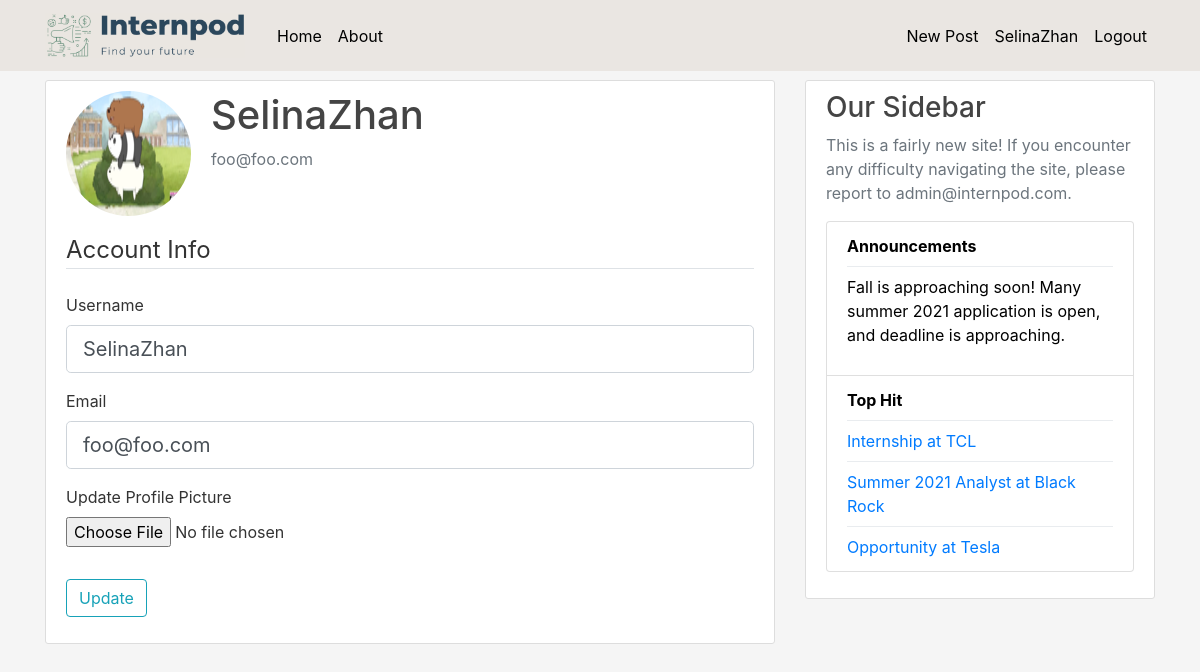
Page /account (signed in) on the committed database.
### flaskblog/models.py (models this page shows, shortened)
class User(db.Model, UserMixin):
    id = db.Column(db.Integer, primary_key=True)
    username = db.Column(db.String(20), unique=True, nullable=False)
    email = db.Column(db.String(120), unique=True, nullable=False)
    image_file = db.Column(db.String(20), nullable=False, default='default.png')
    password = db.Column(db.String(60), nullable=False)
    posts = db.relationship('Post', backref='author', lazy=True)
    comments = db.relationship('Comment', backref='commenter', lazy=True)
    liked = db.relationship( 'Like', backref='Liker', lazy=True)

class Post(db.Model):
    id = db.Column(db.Integer, primary_key=True)
    title = db.Column(db.String(100), nullable=False)
    date_posted = db.Column(db.DateTime, nullable=False, default=datetime.utcnow)
    content = db.Column(db.Text, nullable=False)
    user_id = db.Column(db.Integer, db.ForeignKey('user.id'), nullable=False)
    likes = db.relationship('Like', backref='post', lazy='dynamic')
    comments = db.relationship('Comment', backref='comments', lazy='dynamic')

### flaskblog/routes.py (the view)
@app.route("/account", methods=['GET', 'POST'])
@login_required
def account():
    posts = db.session.query(Post).order_by(Post.id.desc())
    form = UpdateAccountForm()
    if form.validate_on_submit():
        if form.picture.data:
            picture_file = save_picture(form.picture.data)
            current_user.image_file = picture_file
        current_user.username = form.username.data
        current_user.email = form.email.data
        db.session.commit()
        flash('Your account has been updated!', 'success')
        return redirect(url_for('account'))
    elif request.method == 'GET':
        form.username.data = current_user.username
        form.email.data = current_user.email
    image_file = url_for('static', filename='profile_pics/' + current_user.image_file)
    return render_template('account.html', title='Account',
                           image_file=image_file, form=form, posts = posts)

### flaskblog/forms.py (shortened to what this page needs)
class UpdateAccountForm(FlaskForm):
    username = StringField('Username',
                           validators=[DataRequired(), Length(min=2, max=20)])
    email = StringField('Email',
                        validators=[DataRequired(), Email()])
    picture = FileField('Update Profile Picture', validators=[FileAllowed(['jpg', 'png', 'pdf'])])
    submit = SubmitField('Update')

### flaskblog/models.py (called while the page is built)
@login_manager.user_loader
def load_user(user_id):
    return User.query.get(int(user_id))

### flaskblog/templates/account.html (shortened to what this page needs)
{% extends "layout.html" %}
{% block content %}
    <div class="content-section">
      <div class="media">
        <img class="rounded-circle account-img" src="{{ image_file }}">
        <div class="media-body">
          <h2 class="account-heading">{{ current_user.username }}</h2>
          <p class="text-secondary">{{ current_user.email }}</p>
        </div>
      </div>
        <form method="POST" action="" enctype="multipart/form-data">
            <fieldset class="form-group">
                <legend class="border-bottom mb-4">Account Info</legend>
                <div class="form-group">
                    {{ form.username.label(class="form-control-label") }}
                    {% if form.username.errors %}
                        {{ form.username(class="form-control form-control-lg is-invalid") }}
                        <div class="invalid-feedback">
                            {% for error in form.username.errors %}
                                <span>{{ error }}</span>
                            {% endfor %}
                        </div>
                    {% else %}
                        {{ form.username(class="form-control form-control-lg") }}
                    {% endif %}
                </div>
                <div class="form-group">
                    {{ form.email.label(class="form-control-label") }}
                    {% if form.email.errors %}
                        {{ form.email(class="form-control form-control-lg is-invalid") }}
                        <div class="invalid-feedback">
                            {% for error in form.email.errors %}
                                <span>{{ error }}</span>
                            {% endfor %}
                        </div>
                    {% else %}
                        {{ form.email(class="form-control form-control-lg") }}
                    {% endif %}
                </div>
                <div class="form-group">
                    {{ form.picture.label() }}
                    {{ form.picture(class="form-control-file") }}
                </div>
            </fieldset>
            <div class="form-group">
                {{ form.submit(class="btn btn-outline-info") }}
            </div>
        </form>
    </div>
{% endblock content %}

### flaskblog/templates/layout.html (shortened to what this page needs)
<!DOCTYPE html>
<html>
<head>
    <link rel="stylesheet" href="https://maxcdn.bootstrapcdn.com/bootstrap/4.0.0/css/bootstrap.min.css">
    <link rel="stylesheet" type="text/css" href="{{ url_for('static', filename='main.css') }}">
    <link href="https://cdn.jsdelivr.net/npm/summernote@0.8.18/dist/summernote.min.css" rel="stylesheet">
</head>
<body style="background-color:#f5f5f5;">
    <header class="site-header">
      <nav class="navbar navbar-expand-md navbar-dark bg-steel fixed-top" style="background-color: #eae6e2;">
        <div class="container">
          <a class="navbar-brand mr-4" href="/"><img src="../static/logo/navibarlogo.jpg" class="img-fluid" alt="Responsive image" width="200" height="200"></a>
          <div class="collapse navbar-collapse" id="navbarToggle">
            <div class="navbar-nav mr-auto">
              <a class="nav-item nav-link" style="color:#000000;" href="{{ url_for('home') }}">Home</a>
              <a class="nav-item nav-link" style="color:#000000;"href="{{ url_for('about') }}">About</a>
            </div>
            <div class="navbar-nav">
              {% if current_user.is_authenticated %}
                <a class="nav-item nav-link" style="color:#000000;" href="{{ url_for('new_post') }}"> New Post</a>
                <a class="nav-item nav-link" style="color:#000000;" href="{{ url_for('account') }}">{{current_user.username}}</a>
                <a class="nav-item nav-link" style="color:#000000;" href="{{ url_for('logout') }}">Logout</a>
              {% else %}
                <a class="nav-item nav-link" style="color:#000000;" href="{{ url_for('login') }}">Login</a>
                <a class="nav-item nav-link" style="color:#000000;" href="{{ url_for('register') }}">Register</a>
              {% endif %}
            </div>
          </div>
        </div>
      </nav>
    </header>
    <main role="main" class="container">
      <div class="row">
        <div class="col-md-8">
          {% block content %}{% endblock %}
        </div>
        <div class="col-md-4" >
          <div class="content-section">
            <h3>Our Sidebar</h3>
            <p class='text-muted'>This is a fairly new site! If you encounter any difficulty navigating the site, please report to admin@internpod.com.
              <ul class="list-group">
                <li class="list-group-item list-group-item-light" style="background-color:#ffffff;"><b style="color:#000000;">Announcements</b>                         <div class="dropdown-divider"></div>
                    <p style="color:black;"> Fall is approaching soon! Many summer 2021 application is open, and deadline is approaching.</p></li>
                <li class="list-group-item list-group-item-light" style="background-color:#ffffff;"><b style="color:#000000;">Top Hit</b>
                  {% for post in posts %}
                    {% if post.likes.count() > 1 %}
                        <div class="dropdown-divider"></div>
                        <div class="media-body">
                            <a class="mr-2" href="{{ url_for('post', post_id=post.id) }}">{{ post.title }}</a>
                        </div>
                    {% endif %}
                  {% endfor %}
                </li>
              </ul>
            </p>
          </div>
        </div>
      </div>
    </main>
</body>
</html>

### flaskblog/static/main.css (style rules this page uses)
body { background: #fafafa; color: #333333; margin-top: 5rem; }
h1, h2, h3, h4, h5, h6 { color: #444444; }
.bg-steel { background-color: #5f788a; }
.site-header .navbar-nav .nav-link { color: #cbd5db; }
.content-section { background: #ffffff; padding: 10px 20px; border: 1px solid #dddddd; border-radius: 3px; margin-bottom: 20px; }
.account-img { height: 125px; width: 125px; margin-right: 20px; margin-bottom: 16px; }
.account-heading { font-size: 2.5rem; }

### rows in the picture
User: username "SelinaZhan", email "foo@foo.com"
Post: title "Internship at TCL"
Post: title "Summer 2021 Analyst at Black Rock"
Post: title "Opportunity at Tesla"
